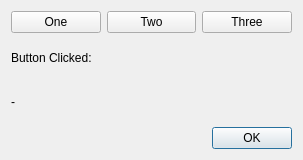
<?xml version="1.0" encoding="UTF-8"?>
<ui version="4.0">
 <class>Dialog</class>
 <widget class="QDialog" name="Dialog">
  <property name="geometry">
   <rect>
    <x>0</x>
    <y>0</y>
    <width>303</width>
    <height>160</height>
   </rect>
  </property>
  <property name="windowTitle">
   <string>Dialog</string>
  </property>
  <layout class="QVBoxLayout" name="verticalLayout_2">
   <item>
    <layout class="QHBoxLayout" name="horizontalLayout">
     <item>
      <widget class="QPushButton" name="btnOne">
       <property name="text">
        <string>One</string>
       </property>
      </widget>
     </item>
     <item>
      <widget class="QPushButton" name="btnTwo">
       <property name="text">
        <string>Two</string>
       </property>
      </widget>
     </item>
     <item>
      <widget class="QPushButton" name="btnThree">
       <property name="text">
        <string>Three</string>
       </property>
      </widget>
     </item>
    </layout>
   </item>
   <item>
    <layout class="QVBoxLayout" name="verticalLayout">
     <item>
      <widget class="QLabel" name="label">
       <property name="text">
        <string>Button Clicked:</string>
       </property>
      </widget>
     </item>
     <item>
      <widget class="QLabel" name="lblButton">
       <property name="text">
        <string>-</string>
       </property>
      </widget>
     </item>
    </layout>
   </item>
   <item>
    <widget class="QDialogButtonBox" name="buttonBox">
     <property name="standardButtons">
      <set>QDialogButtonBox::Ok</set>
     </property>
    </widget>
   </item>
  </layout>
 </widget>
 <resources/>
 <connections/>
</ui>
